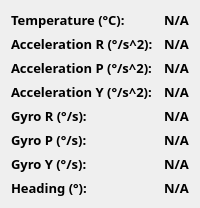
         <widget class="QWidget" name="telemetry_container_3" native="true">
          <layout class="QGridLayout" name="gridLayout_4">
           <item row="0" column="1">
            <layout class="QVBoxLayout" name="control_panel" stretch="0">
             <item>
              <layout class="QHBoxLayout" name="horizontalLayout_2" stretch="1,0">
               <item>
                <layout class="QVBoxLayout" name="verticalLayout_4">
                 <item>
                  <widget class="QLabel" name="temp_label">
                   <property name="font">
                    <font>
                     <family>Sans Serif Collection</family>
                     <pointsize>10</pointsize>
                     <weight>75</weight>
                     <bold>true</bold>
                     <kerning>true</kerning>
                    </font>
                   </property>
                   <property name="styleSheet">
                    <string notr="true">border: none;</string>
                   </property>
                   <property name="text">
                    <string>Temperature (°C):</string>
                   </property>
                  </widget>
                 </item>
                 <item>
                  <widget class="QLabel" name="accel_r_label">
                   <property name="font">
                    <font>
                     <family>Sans Serif Collection</family>
                     <pointsize>10</pointsize>
                     <weight>75</weight>
                     <bold>true</bold>
                    </font>
                   </property>
                   <property name="text">
                    <string>Acceleration R (°/s^2):</string>
                   </property>
                  </widget>
                 </item>
                 <item>
                  <widget class="QLabel" name="accel_p_label">
                   <property name="font">
                    <font>
                     <family>Sans Serif Collection</family>
                     <pointsize>10</pointsize>
                     <weight>75</weight>
                     <bold>true</bold>
                    </font>
                   </property>
                   <property name="text">
                    <string>Acceleration P (°/s^2):</string>
                   </property>
                  </widget>
                 </item>
                 <item>
                  <widget class="QLabel" name="accel_y_label">
                   <property name="font">
                    <font>
                     <family>Sans Serif Collection</family>
                     <pointsize>10</pointsize>
                     <weight>75</weight>
                     <bold>true</bold>
                     <kerning>true</kerning>
                    </font>
                   </property>
                   <property name="text">
                    <string>Acceleration Y (°/s^2):</string>
                   </property>
                  </widget>
                 </item>
                 <item>
                  <widget class="QLabel" name="gyro_r_label">
                   <property name="font">
                    <font>
                     <family>Sans Serif Collection</family>
                     <pointsize>10</pointsize>
                     <weight>75</weight>
                     <bold>true</bold>
                    </font>
                   </property>
                   <property name="styleSheet">
                    <string notr="true">border: none;</string>
                   </property>
                   <property name="text">
                    <string>Gyro R (°/s):</string>
                   </property>
                  </widget>
                 </item>
                 <item>
                  <widget class="QLabel" name="gyro_p_label">
                   <property name="font">
                    <font>
                     <family>Sans Serif Collection</family>
                     <pointsize>10</pointsize>
                     <weight>75</weight>
                     <bold>true</bold>
                    </font>
                   </property>
                   <property name="text">
                    <string>Gyro P (°/s):</string>
                   </property>
                  </widget>
                 </item>
                 <item>
                  <widget class="QLabel" name="gyro_y_label">
                   <property name="font">
                    <font>
                     <family>Sans Serif Collection</family>
                     <pointsize>10</pointsize>
                     <weight>75</weight>
                     <bold>true</bold>
                    </font>
                   </property>
                   <property name="text">
                    <string>Gyro Y (°/s):</string>
                   </property>
                  </widget>
                 </item>
                 <item>
                  <widget class="QLabel" name="heading_label">
                   <property name="font">
                    <font>
                     <family>Sans Serif Collection</family>
                     <pointsize>10</pointsize>
                     <weight>75</weight>
                     <bold>true</bold>
                    </font>
                   </property>
                   <property name="text">
                    <string>Heading (°):</string>
                   </property>
                  </widget>
                 </item>
                </layout>
               </item>
               <item>
                <layout class="QVBoxLayout" name="verticalLayout_7">
                 <item>
                  <widget class="QLabel" name="TEMPERATURE">
                   <property name="font">
                    <font>
                     <family>Sans Serif Collection</family>
                     <pointsize>10</pointsize>
                     <weight>75</weight>
                     <bold>true</bold>
                    </font>
                   </property>
                   <property name="text">
                    <string>N/A</string>
                   </property>
                  </widget>
                 </item>
                 <item>
                  <widget class="QLabel" name="ACCEL_R">
                   <property name="font">
                    <font>
                     <family>Sans Serif Collection</family>
                     <pointsize>10</pointsize>
                     <weight>75</weight>
                     <bold>true</bold>
                    </font>
                   </property>
                   <property name="text">
                    <string>N/A</string>
                   </property>
                  </widget>
                 </item>
                 <item>
                  <widget class="QLabel" name="ACCEL_P">
                   <property name="font">
                    <font>
                     <family>Sans Serif Collection</family>
                     <pointsize>10</pointsize>
                     <weight>75</weight>
                     <bold>true</bold>
                    </font>
                   </property>
                   <property name="text">
                    <string>N/A</string>
                   </property>
                  </widget>
                 </item>
                 <item>
                  <widget class="QLabel" name="ACCEL_Y">
                   <property name="font">
                    <font>
                     <family>Sans Serif Collection</family>
                     <pointsize>10</pointsize>
                     <weight>75</weight>
                     <bold>true</bold>
                    </font>
                   </property>
                   <property name="text">
                    <string>N/A</string>
                   </property>
                  </widget>
                 </item>
                 <item>
                  <widget class="QLabel" name="GYRO_R">
                   <property name="font">
                    <font>
                     <family>Sans Serif Collection</family>
                     <pointsize>10</pointsize>
                     <weight>75</weight>
                     <bold>true</bold>
                    </font>
                   </property>
                   <property name="text">
                    <string>N/A</string>
                   </property>
                  </widget>
                 </item>
                 <item>
                  <widget class="QLabel" name="GYRO_P">
                   <property name="font">
                    <font>
                     <family>Sans Serif Collection</family>
                     <pointsize>10</pointsize>
                     <weight>75</weight>
                     <bold>true</bold>
                    </font>
                   </property>
                   <property name="text">
                    <string>N/A</string>
                   </property>
                  </widget>
                 </item>
                 <item>
                  <widget class="QLabel" name="GYRO_Y">
                   <property name="font">
                    <font>
                     <family>Sans Serif Collection</family>
                     <pointsize>10</pointsize>
                     <weight>75</weight>
                     <bold>true</bold>
                    </font>
                   </property>
                   <property name="text">
                    <string>N/A</string>
                   </property>
                  </widget>
                 </item>
                 <item>
                  <widget class="QLabel" name="HEADING">
                   <property name="font">
                    <font>
                     <family>Sans Serif Collection</family>
                     <pointsize>10</pointsize>
                     <weight>75</weight>
                     <bold>true</bold>
                    </font>
                   </property>
                   <property name="text">
                    <string>N/A</string>
                   </property>
                  </widget>
                 </item>
                </layout>
               </item>
              </layout>
             </item>
            </layout>
           </item>
          </layout>
         </widget>
